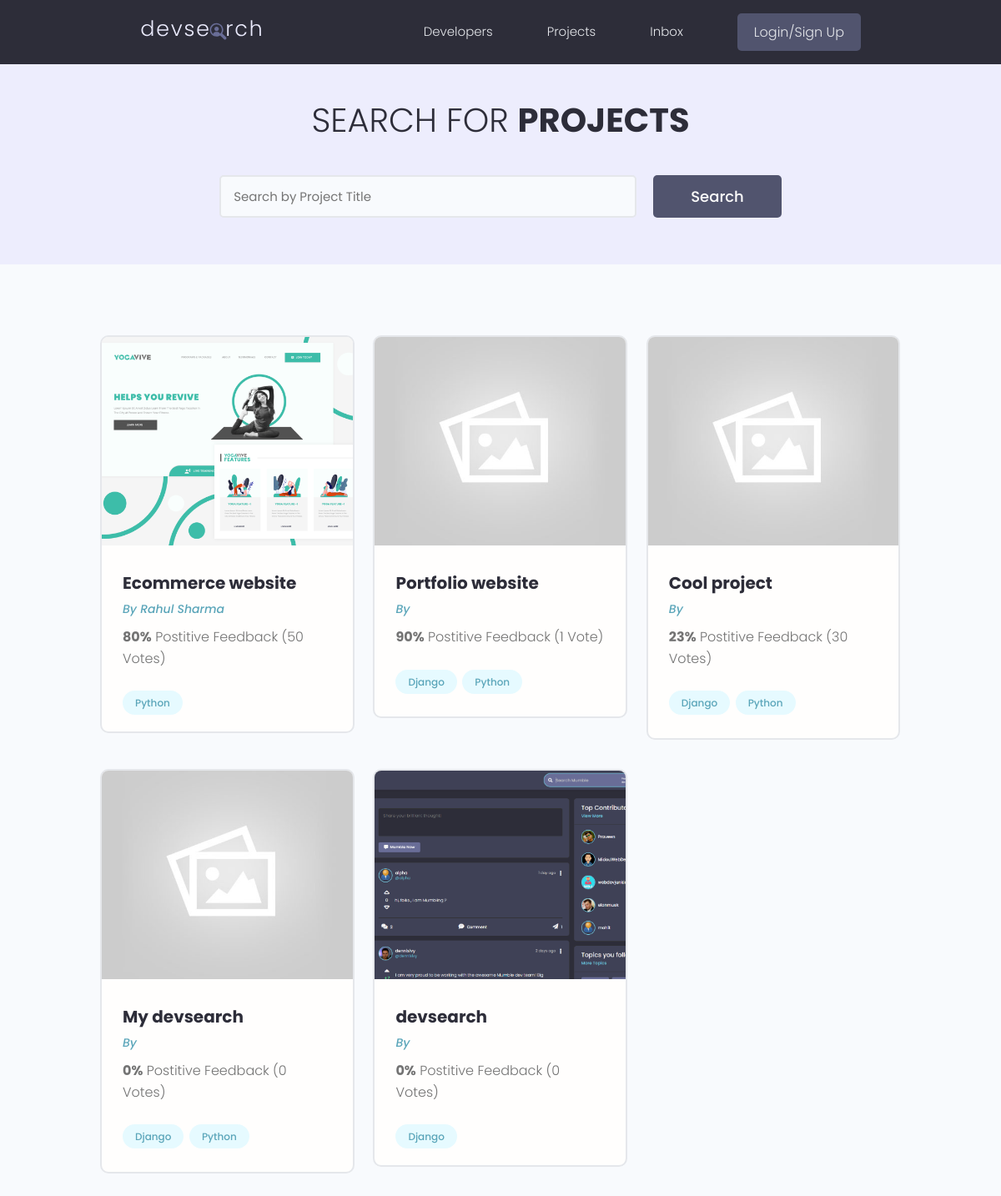
The page /projects/ on the database as committed earlier.
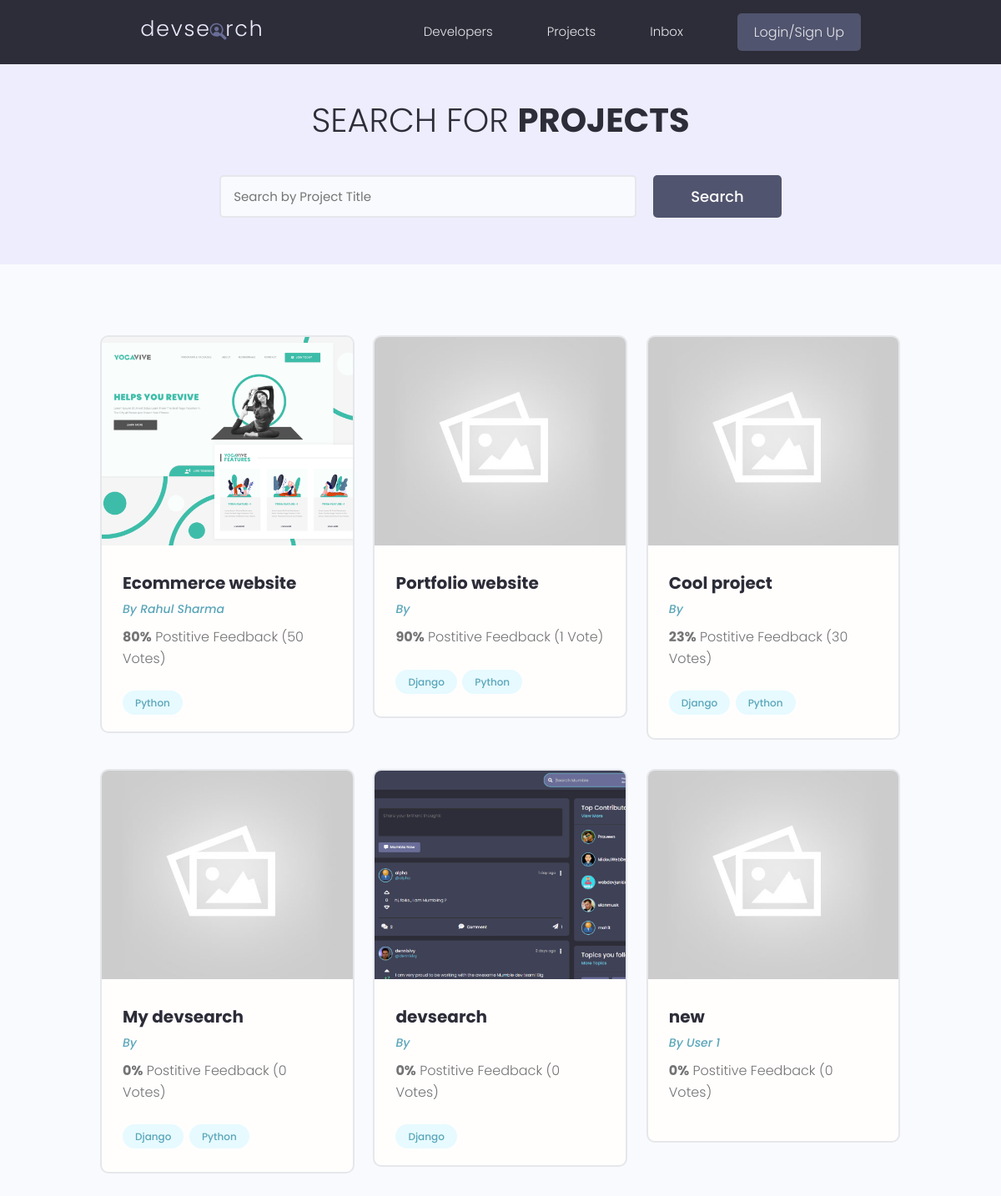
The same page on the database as committed later.
### projects/models.py (models this page shows, shortened)
class Project(models.Model):
    owner = models.ForeignKey(
        Profile, null=True, blank=True, on_delete=models.CASCADE)
    title = models.CharField(max_length = 200)
    description = models.TextField(null = True, blank = True)
    featured_image = models.ImageField(null = True, blank = True, default = 'default.jpg')
    demo_link = models.CharField(max_length = 2000, null = True, blank = True)
    source_link = models.CharField(max_length = 2000, null = True, blank = True)
    tags = models.ManyToManyField('Tag', blank = True)
    vote_total = models.IntegerField(default = 0, null = True, blank = True)
    vote_ratio = models.IntegerField(default = 0, null = True, blank = True)
    created = models.DateTimeField(auto_now_add = True)
    id = models.UUIDField(default = uuid.uuid4, unique = True, primary_key = True, editable = False)

class Tag(models.Model):
    name = models.CharField(max_length = 200)
    created = models.DateTimeField(auto_now_add = True)
    id = models.UUIDField(default = uuid.uuid4, unique = True, primary_key = True, editable = False)
    def __str__(self):
        return self.name

### users/models.py (models this page shows, shortened)
class Profile(models.Model):
    user = models.OneToOneField(
        User, on_delete=models.CASCADE, null=True, blank=True)
    name = models.CharField(max_length=200, blank=True, null=True)
    email = models.EmailField(max_length=500, blank=True, null=True)
    username = models.CharField(max_length=200, blank=True, null=True)
    location = models.CharField(max_length=200, blank=True, null=True)
    short_intro = models.CharField(max_length=200, blank=True, null=True)
    bio = models.TextField(blank=True, null=True)
    profile_image = models.ImageField(
        null=True, blank=True, upload_to='profiles/', default="profiles/user-default.png")
    social_github = models.CharField(max_length=200, blank=True, null=True)
    social_twitter = models.CharField(max_length=200, blank=True, null=True)
    social_linkedin = models.CharField(max_length=200, blank=True, null=True)
    social_youtube = models.CharField(max_length=200, blank=True, null=True)
    social_website = models.CharField(max_length=200, blank=True, null=True)
    created = models.DateTimeField(auto_now_add=True)
    id = models.UUIDField(default=uuid.uuid4, unique=True,
                          primary_key=True, editable=False)

### projects/views.py (the view)
# urls.py: path('projects/', include('projects.urls')),
def projects(request):
    projects = Project.objects.all()
    context = {'projects': projects}
    return render(request, 'projects/projects.html', context)

### projects/templates/projects/projects.html (shortened to what this page needs)
{% extends 'main.html' %} {% block content %}
<main class="projects">
  <section class="hero-section text-center">
    <div class="container container--narrow">
      <div class="hero-section__box">
        <h2>Search for <span>Projects</span></h2>
      </div>
      <div class="hero-section__search">
        <form class="form" action="#" method="get">
          <div class="form__field">
            <input class="input input--text" id="formInput#search" type="text" name="text"
              placeholder="Search by Project Title" />
          </div>
          <input class="btn btn--sub btn--lg" type="submit" value="Search" />
        </form>
      </div>
    </div>
  </section>
  <section class="projectsList">
    <div class="container">
      <div class="grid grid--three">
        {% for project in projects %}
        <div class="column">
          <div class="card project">
            <a href="{% url 'project' project.id %}" class="project">
              <img class="project__thumbnail" src="{{project.featured_image.url}}" alt="project thumbnail" />
              <div class="card__body">
                <h3 class="project__title">{{ project.title}}</h3>
                <p><a class="project__author" href="">By {{ project.owner.name }}</a></p>
                <p class="project--rating">
                  <span style="font-weight: bold;">{{project.vote_ratio}}%</span> Postitive
                  Feedback ({{project.vote_total}} Vote{{project.vote_total|pluralize:"s"}})
                </p>
                <div class="project__tags">
                  {% for tag in project.tags.all%}
                  <span class="tag tag--pill tag--main">
                    <small>{{tag}}</small>
                  </span>
                  {% endfor %}
                </div>
              </div>
            </a>
          </div>
        </div>
        {% endfor %}
      </div>
    </div>
  </section>
</main>
{% endblock content %}

### templates/main.html (shortened to what this page needs)
<!DOCTYPE html>
{% load static %}
<html>
  <head>
    <link
      rel="stylesheet"
      href="https://cdn.iconmonstr.com/1.3.0/css/iconmonstr-iconic-font.min.css"
    />
    <link rel="stylesheet" href="{% static 'uikit/styles/uikit.css' %}" />
    <link rel="stylesheet" href="{% static 'styles/app.css' %}" />
  </head>
  <body>
    {% include 'navbar.html' %}
    {% block content %}
    {% endblock content %}
  </body>
</html>

### templates/navbar.html (shortened to what this page needs)
{% load static %}
<header class="header">
    <div class="container container--narrow">
      <a href="{% url 'profiles' %}" class="header__logo">
        <img src="{% static 'images/logo.svg' %}" alt="DevSearch Logo" />
      </a>
      <nav class="header__nav">
        <ul class="header__menu">
          <li class="header__menuItem"><a href="{% url 'profiles' %}">Developers</a></li>
          <li class="header__menuItem"><a href="{% url 'projects' %}">Projects</a></li>
          <li class="header__menuItem"><a href="">Inbox</a></li>
          {% if request.user.is_authenticated %}
          <li class="header__menuItem"><a href="{% url 'account' %}">Account</a></li>
          <li class="header__menuItem"><a href="{% url 'logout' %}" class="btn btn--sub">Logout</a></li>
          {% else %}
          <li class="header__menuItem"><a href="{% url 'login' %}" class="btn btn--sub">Login/Sign Up</a></li>
          {% endif %}
        </ul>
      </nav>
    </div>
  </header>

### static/styles/app.css (style rules this page uses)
:root { --color-sub: #2d2d39; }
.btn--sub { background-color: var(--color-sub-light); }
.card { border: 2px solid var(--color-light); }
img { width: 100%; }
.header { position: sticky; z-index: 111; background-color: var(--color-sub); padding: 1.5rem 0; }
.header > .container { display: flex; justify-content: space-between; align-items: center; }
.header__logo > img { height: 3.8rem; }
.header__nav > ul { display: inline-flex; align-items: center; list-style: none; gap: 6.5rem; }
.header__menuItem > a { color: var(--color-light); font-weight: 300; }
.hero-section { height: 40vh; display: flex; align-items: center; background-color: var(--color-sub); }
.hero-section__box { margin-bottom: 4rem; }
.hero-section__box > h2, .hero-section__box > h2 > span { font-size: 4rem; color: var(--color-light); line-height: 1.3; text-transform: uppercase; }
.hero-section__box > h2 { font-weight: 300; }
.hero-section__box > h2 > span { font-weight: 700; }
.hero-section__search > .form { display: flex; align-items: center; justify-content: center; gap: 2rem; }
.hero-section__search > .form input.input--text { width: 50rem; }
.project__author { font-size: 1.4rem; font-style: italic; }
.project--rating { margin-bottom: 1.6em; margin-top: .5em; }
.projects > .hero-section { background: var(--color-sub-lighter); height: 30vh; }
.projects .hero-section__box { margin-bottom: 2.5rem; }
.projects .hero-section__box > h2 { color: var(--color-sub); }
.projects .hero-section__box > h2 > span { font-weight: 700; color: var(--color-sub); }
.projectsList { margin-top: 8rem; }
.project__thumbnail { height: 25rem; object-fit: cover; object-position: top center; }
.project__title { font-size: 2rem; font-weight: 700; color: var(--color-sub); }

### static/uikit/styles/modules/_variables.css (style rules this page uses)
:root { --color-main: #5aa5b9; --color-main-light: #e6faff; --color-sub: #3f4156; --color-sub-light: #51546e; --color-sub-lighter: #ededfd; --color-text: #737373; --color-gray: #8b8b8b; --color-light: #e5e7eb; --color-light-gray: #767676; --color-bg: #f8fafd; --color-white: #fffefd; --color-white-light: #f3f3f3; --color-success: #359e64; --color-success-bg: #def8e8; --color-error: #fc4b0b; --color-error-bg: #fff2ee; --font-base: 'Poppins', arial, helvetica, 'Segoe UI', roboto, ubuntu, sans-serif; --font-monospace: 'Fira Code', 'Courier New', courier, monospace; --font-regular: 300; --font-medium: 500; --font-bold: 700; --generic-shadow: 1px 1px 5px #00000010; --generic-transition: all 0.3s ease-in-out; }

### static/uikit/styles/modules/_base.css (style rules this page uses)
* { margin: 0; padding: 0; box-sizing: border-box; text-rendering: optimizeLegibility; color: inherit; font-size: inherit; }
html { font-size: 50%; }
@media only screen and (min-width: 480px) { html { font-size: 56.25%; } }
@media only screen and (min-width: 1200px) { html { font-size: 62.5%; } }
body { line-height: 1.6; font-weight: 400; font-size: 1.5rem; color: var(--color-text); background-color: var(--color-bg); min-height: 100vh; }

### static/uikit/styles/modules/_typography.css (style rules this page uses)
* { font-family: var(--font-base); }
h2 { font-size: 3.6rem; font-weight: var(--font-bold); }
h3 { font-size: 3.2rem; font-weight: var(--font-medium); }
p, span, strong { font-size: 1.6rem; color: var(--color-text); font-weight: var(--font-regular); }
a { padding-bottom: 2px; text-decoration: none; display: inline-block; color: var(--color-main); font-weight: var(--font-medium); }

### static/uikit/styles/modules/_utilities.css (style rules this page uses)
.container { width: 92%; max-width: 165rem; margin: 0 auto; box-sizing: border-box; }
.container--narrow { width: 92%; max-width: 120rem; }
@media screen and (min-width: 1000px) { .container { width: 90%; } }
@media screen and (min-width: 1000px) { .container--narrow { width: 85%; } }
@media screen and (min-width: 1200px) { .container { width: 80%; } }
@media screen and (min-width: 1200px) { .container--narrow { width: 72%; } }
.text-center { text-align: center; }

### static/uikit/styles/modules/_button.css (style rules this page uses)
.btn { display: inline-block; position: relative; cursor: pointer; background-color: var(--color-light); font-weight: var(--font-medium); color: var(--color-sub); text-decoration: none; padding: 1rem 2rem; border-radius: 0.5rem; border: none; width: -webkit-fit-content; width: -moz-fit-content; width: fit-content; height: -webkit-fit-content; height: -moz-fit-content; height: fit-content; font-size: 1.6rem; outline-width: 0; outline-color: transparent; -webkit-backface-visibility: hidden; backface-visibility: hidden; transition: all 0.3s ease-in-out; }
.btn--sub { background-color: var(--color-sub); color: var(--color-white); }
.btn--lg { font-size: 1.8rem; padding: 1.2rem 4.5rem; }

Rows that differ between the two databases and show on the page:
added Project: featured_image (placeholder picture), title "new", owner.name "User 1", vote_ratio "0", vote_total "0"
